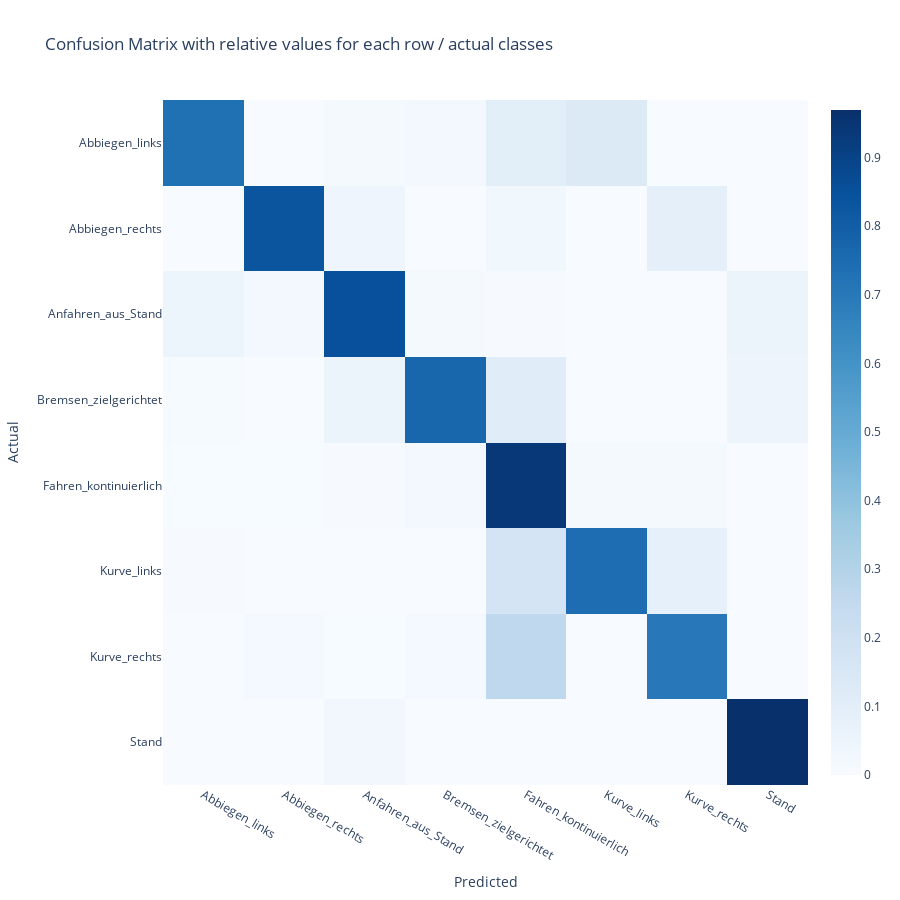

Source (notebook cell):
### Code cell
def relativeCorrect(array):
    return array/sum(array)

def confusion_matrix_relative(y_test, y_pred):

    cm = confusion_matrix(enc.inverse_transform(y_test), enc.inverse_transform(y_pred))
    cm_relative = np.apply_along_axis(relativeCorrect, 1, cm)
    heatmap = go.Heatmap(z=cm_relative, x=enc.categories_[0], y=enc.categories_[0],
                         colorscale='Blues')


    # create the layout
    layout = go.Layout(title='Confusion Matrix with relative values for each row / actual classes')

    # create the figure
    fig = go.Figure(data=[heatmap], layout=layout)

    fig.update_layout(yaxis = dict(categoryorder = 'category descending'))
    fig.update_yaxes(title_text="Actual")
    fig.update_xaxes(title_text="Predicted")

    fig.layout.height = 900
    fig.layout.width = 900
    # show the figure
    fig.show()

confusion_matrix_relative(y_test, y_pred)

### Figure 1 — Plotly figure (JSON) as saved in the notebook; plotly's stock layout.template omitted (floating-point values rounded to 4 significant figures)
{"data": [{"colorscale": [[0, "rgb(247,251,255)"], [0.125, "rgb(222,235,247)"], [0.25, "rgb(198,219,239)"], [0.375, "rgb(158,202,225)"], [0.5, "rgb(107,174,214)"], [0.625, "rgb(66,146,198)"], [0.75, "rgb(33,113,181)"], [0.875, "rgb(8,81,156)"], [1, "rgb(8,48,107)"]], "type": "heatmap", "x": ["Abbiegen_links", "Abbiegen_rechts", "Anfahren_aus_Stand", "Bremsen_zielgerichtet", "Fahren_kontinuierlich", "Kurve_links", "Kurve_rechts", "Stand"], "y": ["Abbiegen_links", "Abbiegen_rechts", "Anfahren_aus_Stand", "Bremsen_zielgerichtet", "Fahren_kontinuierlich", "Kurve_links", "Kurve_rechts", "Stand"], "z": [[0.7319, 0, 0.01449, 0.02174, 0.1014, 0.1304, 0, 0], [0, 0.8315, 0.04494, 0, 0.03371, 0, 0.08989, 0], [0.04615, 0.02564, 0.8513, 0.01538, 0.005128, 0, 0, 0.05641], [0.008403, 0, 0.05882, 0.7703, 0.112, 0, 0, 0.05042], [0.003354, 0.002795, 0.003913, 0.02012, 0.9402, 0.01397, 0.01565, 0], [0.004329, 0, 0, 0, 0.1732, 0.7403, 0.08225, 0], [0, 0.01736, 0.003472, 0.01736, 0.2604, 0, 0.7014, 0], [0, 0, 0.03077, 0, 0, 0, 0, 0.9692]]}], "layout": {"height": 900, "title": {"text": "Confusion Matrix with relative values for each row / actual classes"}, "width": 900, "xaxis": {"title": {"text": "Predicted"}}, "yaxis": {"categoryorder": "category descending", "title": {"text": "Actual"}}}}
